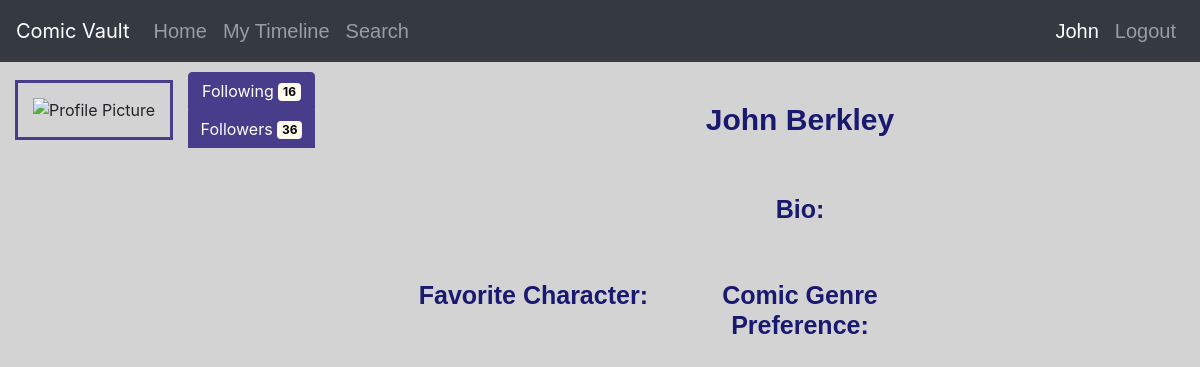
The app's page /profile/8/ (signed in), older data.
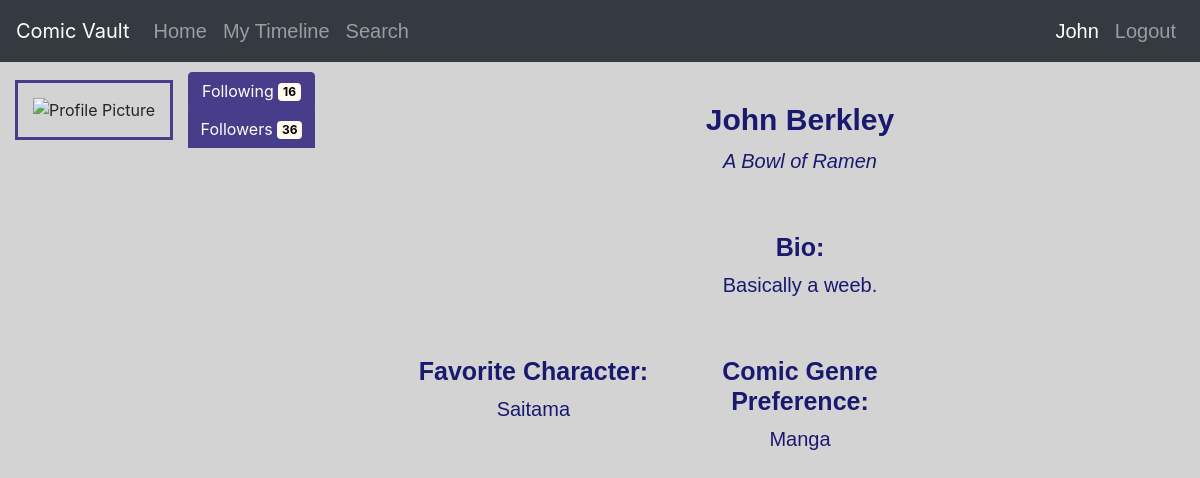
The same page, newer data.
### Vault/models.py (models this page shows, shortened)
class UserProfile(models.Model):
    user = models.OneToOneField(User, on_delete=models.CASCADE)
    first_name = models.CharField(max_length=30)
    last_name = models.CharField(max_length=30)
    bio = models.CharField(max_length=300)
    favorite_character = models.CharField(max_length=300)
    comic_type = models.CharField(max_length=300)
    comic_persona = models.CharField(max_length=30)
    profile_picture = models.URLField()
    email = models.EmailField()
    password = models.CharField(max_length=128)

### Vault/views.py (the view)
# urls.py: path('profile/<int:id>/', views.profile, name='profile'),
@login_required
def profile(request, id):
    user = request.user
    user_profile = UserProfile.objects.get(id=user.userprofile.id)
    template = loader.get_template('Vault/profile.html')
    context = {
        'user_profile': user_profile,
    }
    return HttpResponse(template.render(context, request))

### Vault/templates/Vault/profile.html (shortened to what this page needs)
<!DOCTYPE html>
<html lang="en">
<head>
		<link rel="stylesheet" href="https://stackpath.bootstrapcdn.com/bootstrap/4.1.1/css/bootstrap.min.css">
</head>
<body>
<nav class="navbar navbar-expand-lg navbar-dark bg-dark">
        <a class="navbar-brand" href="#">Comic Vault</a>
        <ul class="navbar-nav mr-auto">
          <li class="nav-item"><a href="{% url 'index' %}" class="nav-link">Home</a></li>
          <li class="nav-item"><a href="{% url 'timeline' %}" class="nav-link">My Timeline</a></li>
          <li class="nav-item"><a href="{% url 'search' %}" class="nav-link">Search</a></li>
        </ul>
        <ul class="navbar-nav ml-auto">
        {% if user.is_authenticated %}
            <li class="nav-item active"><a href="{% url 'profile' user.userprofile.id %}" class="nav-link"> {{ user.userprofile.first_name }} </a></li>
            <li class="nav-item"><a href="{% url 'logout' %}" class="nav-link"> Logout</a></li>
        {% else %}
            <li class="nav-item"><a href="{% url 'signup' %}" class="nav-link"><span class="glyphicon glyphicon-user"></span> Sign Up</a></li>
            <li class="nav-item"><a href="{% url 'login' %}" class="nav-link"><span class="glyphicon glyphicon-log-in"></span> Login</a></li>
        {% endif %}
        </ul>
    </nav>
	<div class="container-fluid">
		<div class="row content">
			<div class="col-sm-4 sidepanel">
				<img class="img-responsive" src="http://lymediseaseuk.com/wp-content/uploads/2015/10/blank-profile-picture-973460_640-300x300.png" class="img-rounded" alt="Profile Picture">
				<div class="btn-group-vertical">
					<button type="button" class="btn btn-info" data-toggle="collapse" data-target="#following">Following <span class="badge">16</span></button>
  					<button type="button" class="btn btn-info" data-toggle="collapse" data-target="#followers">Followers <span class="badge">36</span></button>
  				</div>
			</div>
			<div class="col-sm-8 text-center">
  			<h1>{{ user_profile.first_name }} {{ user_profile.last_name }}</h1>
				<div class="persona">
					<p>{{ user_profile.comic_persona }}</p>
				</div>
				<h6>Bio:</h6>
				<p>{{ user_profile.bio }}</p>
				<div class="preferences">
					<div class="row">
						<div class="col-sm-4">
			 				<h6>Favorite Character:</h6>
			 				<p>{{ user_profile.favorite_character }}</p>
			 			</div>
			 			<div class="col-sm-4">
			 				<h6>Comic Genre Preference:</h6>
			 					<p>{{ user_profile.comic_type }}</p>
			 			</div>
			 		</div>
			 	</div>
			</div>
		</div>
	</div>
</body>
</html>

Row changes from the older to the newer data that the page shows:
changed UserProfile "John": comic_persona (not shown) → "A Bowl of Ramen"; bio (not shown) → "Basically a weeb."; favorite_character (not shown) → "Saitama"; comic_type (not shown) → "Manga"
